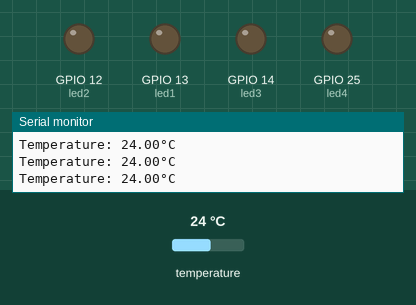
The sketch below on a simulated ESP32. Shown: output pins drawn as LEDs (lit = HIGH), the last lines printed to the serial monitor. The inputs (shaded band) are chosen by the test bench; at power-on: temperature 24 °C.

Above: at 2.2 s.
2.3 s: temperature set to 20.3 °C
3.8 s: temperature set to 19 °C
At 6.6 s:
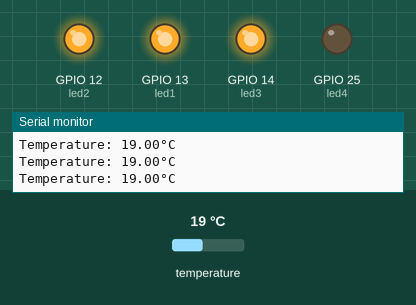
6.8 s: temperature set to 21.4 °C
8.3 s: temperature set to 22.3 °C
At 9.2 s:
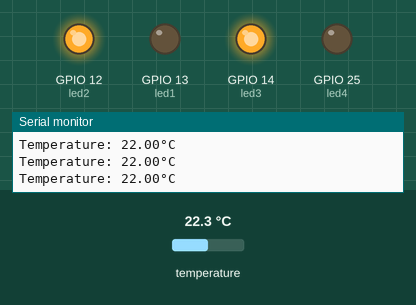
11.3 s: temperature set to 12 °C
At 11.7 s:
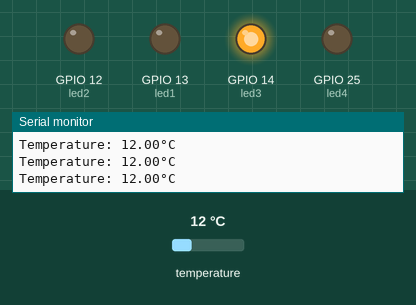
14.3 s: temperature set to 28 °C
At 17.3 s:
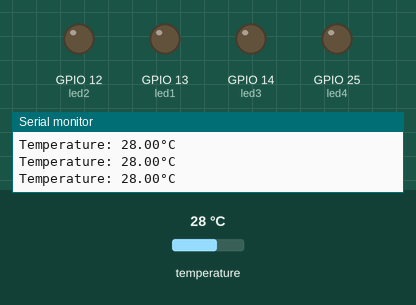
Timing chart, 0 to 18.3 s (numbered marks = the images above; inputs shaded):
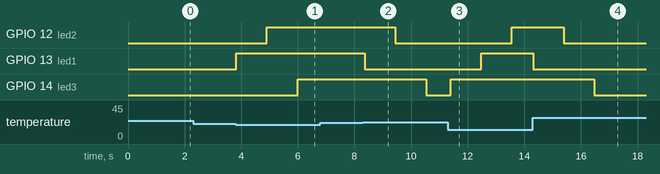

Measured:
- the behaviour switches between 19.5 and 19.4 °C on temperature (found by bisection; images 0 and 1)
- the behaviour switches between 21.9 and 22 °C on temperature (found by bisection; images 1 and 2)
- after the input at 3.8 s, GPIO 12 (led2): LOW → HIGH after 1.1 s; GPIO 13 (led1): LOW → HIGH at once; GPIO 14 (led3): LOW → HIGH after 2.2 s
- after the input at 8.3 s, GPIO 12 (led2): HIGH → LOW after 1.1 s; GPIO 13 (led1): HIGH → LOW after 0.07 s; GPIO 14 (led3): HIGH → LOW after 2.2 s
- after the input at 11.3 s, GPIO 12 (led2): LOW → HIGH after 2.3 s; GPIO 13 (led1): LOW → HIGH after 1.2 s; GPIO 14 (led3): LOW → HIGH after 0.10 s
- after the input at 14.3 s, GPIO 12 (led2): HIGH → LOW after 1.1 s; GPIO 13 (led1): HIGH → LOW at once; GPIO 14 (led3): HIGH → LOW after 2.2 s

The sketch:

DS18B20_ESP32_tempcontrolemetIOenfuncties.ino
```cpp
/*temperatuursensor en vergelijking*/
#include <OneWire.h>
#include <DallasTemperature.h>
#define SensorDataPin 18
OneWire oneWire(SensorDataPin);//onewire setup
DallasTemperature sensors(&oneWire);
float tempCelcius;
enum tempDecision {tempLOW, tempHIGH, tempOK};
enum tempDecision temp;
int setTemp = 20;
int minTemp = setTemp - 1;
int maxTemp = setTemp + 2;
const long tempInterval = 120000;
unsigned long tempCount = 0;
/*millis fucties*/
int ledState = 0;
int ledState1 = 0;
int ledState2 = 0;
int ledState3 = 0;
unsigned long previousMillis = 0;
unsigned long previousMillis1 = 0;
unsigned long previousMillis2 = 0;
unsigned long previousMillis3 = 0;
const long interval = 1000;
const long interval2 = 30000;

/*IO pinnen */
#define led1 13
#define led2 12
#define led3 14
#define led4 25

void setup() {
  // put your setup code here, to run once:
pinMode(led1,OUTPUT);
pinMode(led2,OUTPUT);
pinMode(led3,OUTPUT);
pinMode(led4,OUTPUT);
sensors.begin();
Serial.begin (115200);
delay (1000);
}
void tempSensor (){
  sensors.setResolution(9);
  //resolutionValue 8 = 0.5 °C
  //resolutionValue 9 = 0.25 °C
  //resolutionValue 10 = 0.125 °C
  //resolutionValue 11 = 0.0625°C
  sensors.requestTemperatures();// send the command to get temperatures
  tempCelcius = sensors.getTempCByIndex(0);
}
void tempSensorPrint (){
  Serial.print("Temperature: ");//display this text in the serial monitor
  Serial.print(tempCelcius);// print the temperature in Celsius
  Serial.print("°C");//display this text in the serial monitor
  Serial.println("");
}
void tempIndex (){
  unsigned long timerTemp = millis ();
  if ( tempCelcius <= minTemp){
    temp = tempHIGH;}
  else if ( tempCelcius > minTemp && tempCelcius >= maxTemp){
    temp = tempLOW;}
  else if ((tempCelcius > minTemp) && (tempCelcius < maxTemp)){
    if (timerTemp - tempCount >= tempInterval){
        temp = tempOK;
        tempCount = millis();}}
}
void een (){
unsigned long currentMillis = millis();
    if (ledState == 0) {
         if (currentMillis - previousMillis >= interval) {
              previousMillis = currentMillis;
              digitalWrite(led1, LOW);
              ledState++;}}
    else if(ledState == 1){
         if (currentMillis - previousMillis >= interval) {
              previousMillis = currentMillis;
              digitalWrite(led2, LOW);
              ledState++;}}
    else if(ledState == 2){
         if (currentMillis - previousMillis >= interval) {
              previousMillis = currentMillis;
              digitalWrite(led3, LOW);
              ledState++;}}
     else if (ledState ==3){
        ledState = 0;  }
}
void twee (){
unsigned long currentMillis1 = millis();
    if (ledState1 == 0) {
         if (currentMillis1 - previousMillis1 >= interval) {
              previousMillis1 = currentMillis1;
              digitalWrite(led1, HIGH);
              ledState1++;}}
    else if(ledState1 == 1){
         if (currentMillis1 - previousMillis1 >= interval) {
              previousMillis1 = currentMillis1;
              digitalWrite(led2, HIGH);
              ledState1++;}}
    else if(ledState1 == 2){
         if (currentMillis1 - previousMillis1 >= interval) {
              previousMillis1 = currentMillis1;
              digitalWrite(led3, HIGH);
              ledState1++;}}
     else if (ledState1 ==3){
        ledState1 = 0;  }
}
void drie (){
unsigned long currentMillis2 = millis();


              digitalWrite(led2, LOW);
              digitalWrite(led3, LOW);
              digitalWrite(led3, HIGH);
          if (currentMillis2 - previousMillis2 >= interval2) {
              previousMillis2 = currentMillis2;
              digitalWrite(led3, LOW);
              ledState2++;}

}

void vier (){
unsigned long currentMillis3 = millis();
    if (ledState3 == 0) {
         if (currentMillis3 - previousMillis3 >= interval) {
              previousMillis3 = currentMillis3;
              digitalWrite(led1, HIGH);
              ledState3++;}}
    else if(ledState1 == 3){
         if (currentMillis3 - previousMillis3 >= interval) {
              previousMillis3 = currentMillis3;
              digitalWrite(led2, HIGH);
              ledState3++;}}
    else if(ledState3 == 2){
         if (currentMillis3 - previousMillis3 >= interval) {
              previousMillis3 = currentMillis3;
              digitalWrite(led3, HIGH);
              ledState3++;}}
    else if(ledState3 == 3){
         if (currentMillis3 - previousMillis3 >= interval) {
              previousMillis3 = currentMillis3;
              digitalWrite(led4, HIGH);
              ledState3++;}}
     else if (ledState3 ==4){
        ledState3 = 0;  }
}
void IOcontrol (){
  switch (temp){
    case tempHIGH:
      twee ();
    break;
    case tempLOW:
      een ();
    break;
    case tempOK:
      drie ();
    break;
  }
}


void loop() {
tempSensor ();
tempSensorPrint ();
tempIndex ();
IOcontrol ();
}
```
